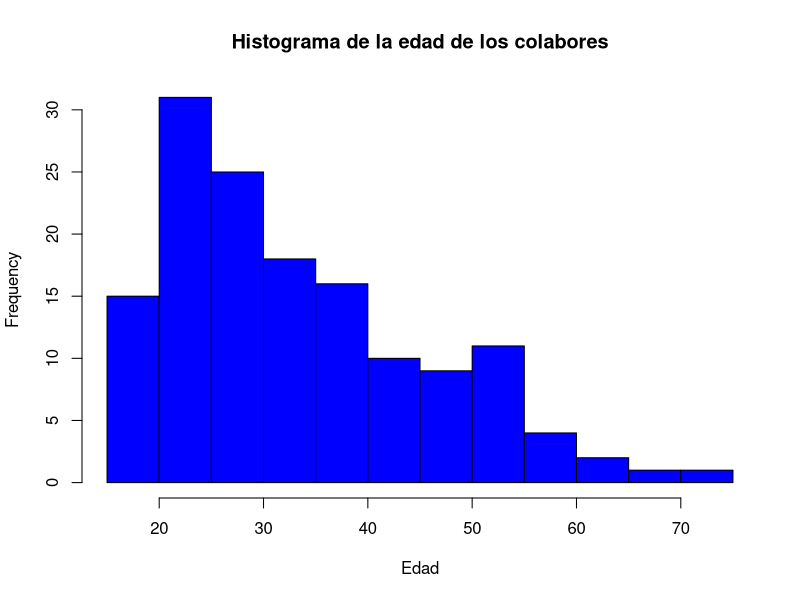

Write the R code that produced this figure.
colaboradores_df <- read.csv("./empleados.csv", sep=";")
print(head(colaboradores_df))

hist(colaboradores_df$Edad, col = "blue", xlab = "Edad", main = "Histograma de la edad de los colabores")